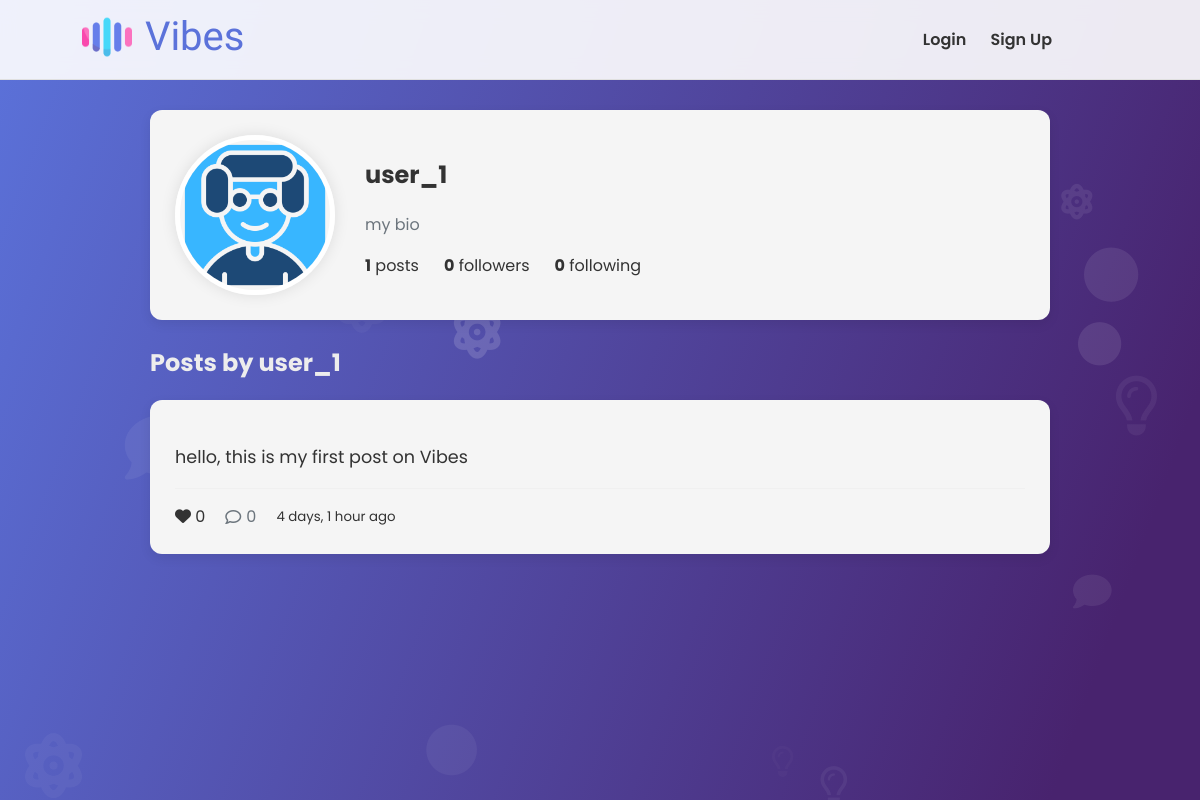
/profile/user_1/, run on an earlier commit of the app's database.
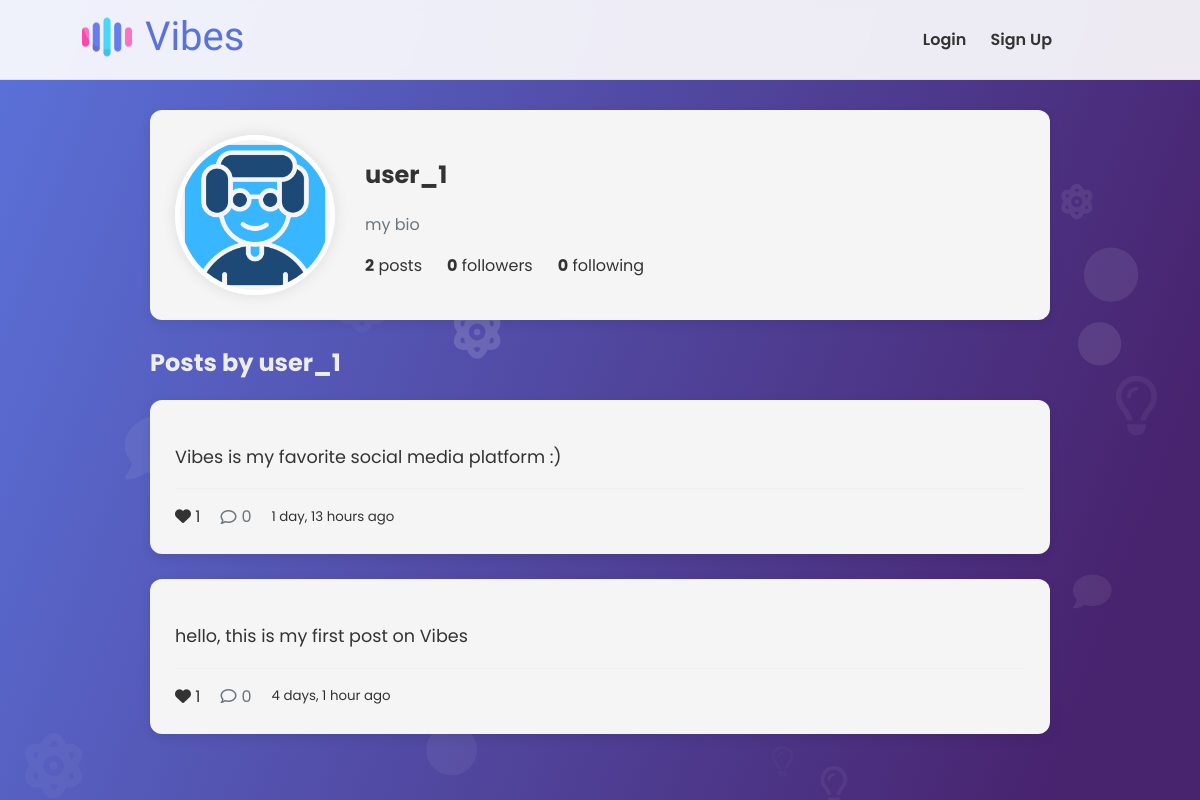
And on a later commit of the database.
### core/models.py (models this page shows, shortened)
class Profile(models.Model):
    user = models.OneToOneField(User, on_delete=models.CASCADE)
    bio = models.TextField(blank=True)
    profile_pic = models.ImageField(upload_to='profile_pics', default='default_avatar.png')

class Post(models.Model):
    author = models.ForeignKey(User, on_delete=models.CASCADE)
    content = models.TextField(max_length=280)
    created_at = models.DateTimeField(auto_now_add=True)
    likes = models.ManyToManyField(User, related_name='liked_posts', blank=True)
    class Meta:
        ordering = ['-created_at'] # Newest posts first

### core/views.py (the view)
# urls.py: path('profile/<str:username>/', views.profile, name='profile'),
def profile(request, username):
    user = get_object_or_404(User, username=username)
    profile = get_object_or_404(Profile, user=user)
    posts = Post.objects.filter(author=user)
    is_following = Follow.objects.filter(follower=request.user, followed=user).exists() if request.user.is_authenticated else False
    followers_count = user.followers.count()
    following_count = user.following.count()
    context = {
        'profile_user': user,
        'profile': profile,
        'posts': posts,
        'is_following': is_following,
        'followers_count': followers_count,
        'following_count': following_count,
    }
    return render(request, 'core/profile.html', context)

### core/templates/core/profile.html (shortened to what this page needs)
{% extends 'base.html' %}
{% block content %}
<div class="profile-header card">
    <img src="{{ profile.profile_pic.url }}" alt="{{ profile_user.username }}" class="profile-avatar">
    <div class="profile-info">
        <h2>{{ profile_user.username }}</h2>
        <p class="bio">{{ profile.bio }}</p>
        <div class="profile-stats">
            <span><strong>{{ posts.count }}</strong> posts</span>
            <span><strong id="followers-count">{{ followers_count }}</strong> followers</span>
            <span><strong>{{ following_count }}</strong> following</span>
        </div>
    </div>
</div>
<div class="feed">
    <h2>Posts by {{ profile_user.username }}</h2>
    {% for post in posts %}
    <div class="post-card card">
        <div class="post-content">
            <p>{{ post.content }}</p>
        </div>
        <div class="post-footer">
            <span>
                <i class="fas fa-heart"></i> {{ post.likes.count }}
            </span>
            <a href="{% url 'post_detail' post.id %}" class="comment-btn">
                <i class="far fa-comment"></i> {{ post.comments.count }}
            </a>
            <small class="text-muted">{{ post.created_at|timesince }} ago</small>
        </div>
    </div>
    {% endfor %}
</div>
{% endblock %}

### core/templates/base.html (shortened to what this page needs)
{% load static %}
<!DOCTYPE html>
<html lang="en">
<head>
    <link rel="stylesheet" href="https://cdnjs.cloudflare.com/ajax/libs/font-awesome/6.4.0/css/all.min.css">
    <link rel="stylesheet" href="{% static 'css/styles.css' %}">
</head>
<body>
    <div class="background-icons">
        <i class="fas fa-circle "></i>
        <i class="fas fa-circle "></i>
        <i class="fas fa-circle "></i>
        <i class="fas fa-atom "></i>
        <i class="fas fa-atom "></i>
        <i class="fas fa-atom "></i>
        <i class="far fa-lightbulb "></i>
        <i class="far fa-lightbulb "></i>
        <i class="far fa-lightbulb "></i>
        <i class="fa-solid fa-comment "></i>
    </div>
    <nav class="navbar">
        <div class="container">
            <a href="{% url 'home' %}" class="navbar-brand"><img
                    src="{% static '../static/images/vibes-logo-icon.png' %}" alt="logo-icon"> Vibes</a>
            <div class="nav-links">
                {% if user.is_authenticated %}
                <a href="{% url 'home' %}"><i class="fas fa-home"></i> Home</a>
                <a href="{% url 'discover' %}"><i class="fas fa-search"></i> Discover</a>
                <a href="{% url 'profile' user.username %}"><i class="fas fa-user"></i> Profile</a>
                <form action="{% url 'logout' %}" method="post" style="display: inline;">
                    {% csrf_token %}
                    <button type="submit" class="logout-btn"><i class="fas fa-sign-out-alt"></i> Logout</button>
                </form>
                {% else %}
                <a href="{% url 'login' %}">Login</a>
                <a href="{% url 'register' %}">Sign Up</a>
                {% endif %}
            </div>
        </div>
    </nav>
    <main class="container">
        {% block content %}{% endblock %}
    </main>
</body>
</html>

### core/static/css/styles.css (style rules this page uses)
:root { --primary-color: #5b72da; --secondary-color: #48236e; --background-color: #e0e4eb; --card-bg: #f5f5f5; --text-color: #333; --text-muted: #6c757d; --font-family: 'Poppins', sans-serif; --border-radius: 12px; --box-shadow: 0 4px 12px rgba(0, 0, 0, 0.08); }
body { font-family: var(--font-family); background: linear-gradient(110deg, var(--primary-color) 0%, var(--secondary-color) 90%); background-attachment: fixed; color: var(--text-color); margin: 0; padding-top: 100px; }
.container { max-width: 900px; margin: 0 auto; padding: 10px 20px 10px 20px }
.navbar { background: rgba(255, 255, 255, 0.9); backdrop-filter: blur(10px); border-bottom: 1px solid #e0e0e0; padding: 2px; position: fixed; width: 100%; top: 0; z-index: 1000; }
.navbar .container { display: flex; justify-content: space-between; align-items: center; }
.navbar-brand img { height: 50px; width: auto; vertical-align: middle; margin-left: -70px; margin-right: 3px; margin-bottom: 5px; }
.navbar-brand { font-family: "Kavoon", serif; font-weight: 500; font-size: 2.5em; color: var(--primary-color); text-decoration: none; }
.nav-links a, .logout-btn { color: var(--text-color); text-decoration: none; margin-left: 20px; font-weight: 600; transition: color 0.3s; }
.card { background: var(--card-bg); border-radius: var(--border-radius); box-shadow: var(--box-shadow); padding: 25px; margin-bottom: 25px; }
.feed h2 { color: #ededed; }
.post-content p { font-size: 1.1em; line-height: 1.6; }
.post-footer { display: flex; align-items: center; gap: 20px; padding-top: 15px; border-top: 1px solid #f0f0f0; }
.like-btn, .comment-btn { background: none; border: none; cursor: pointer; color: var(--text-muted); font-size: 1em; display: flex; align-items: center; gap: 5px; text-decoration: none; }
.profile-header { display: flex; align-items: center; gap: 30px; }
.profile-avatar { width: 150px; height: 150px; border-radius: 50%; border: 5px solid white; box-shadow: 0 0 15px rgba(0, 0, 0, 0.1); }
.profile-stats { display: flex; gap: 25px; margin: 15px 0; }
.bio { color: var(--text-muted); }
.background-icons { position: fixed; top: 0; left: 0; width: 100%; height: 100%; z-index: -1; overflow: hidden; }
.background-icons i { position: absolute; display: block; color: rgba(255, 255, 255, 0.25); opacity: 0; }

What changed in the data, as far as the page shows it:
added Post: content "Vibes is my favorite social media platform :)", likes.count "1", comments.count "0", created_at "1 day, 13 hours"
computed for Post "hello, this is my first post on Vibes": likes.count "0" → "1"
Also different on the page:
{{ posts.count }}: "1" → "2"
